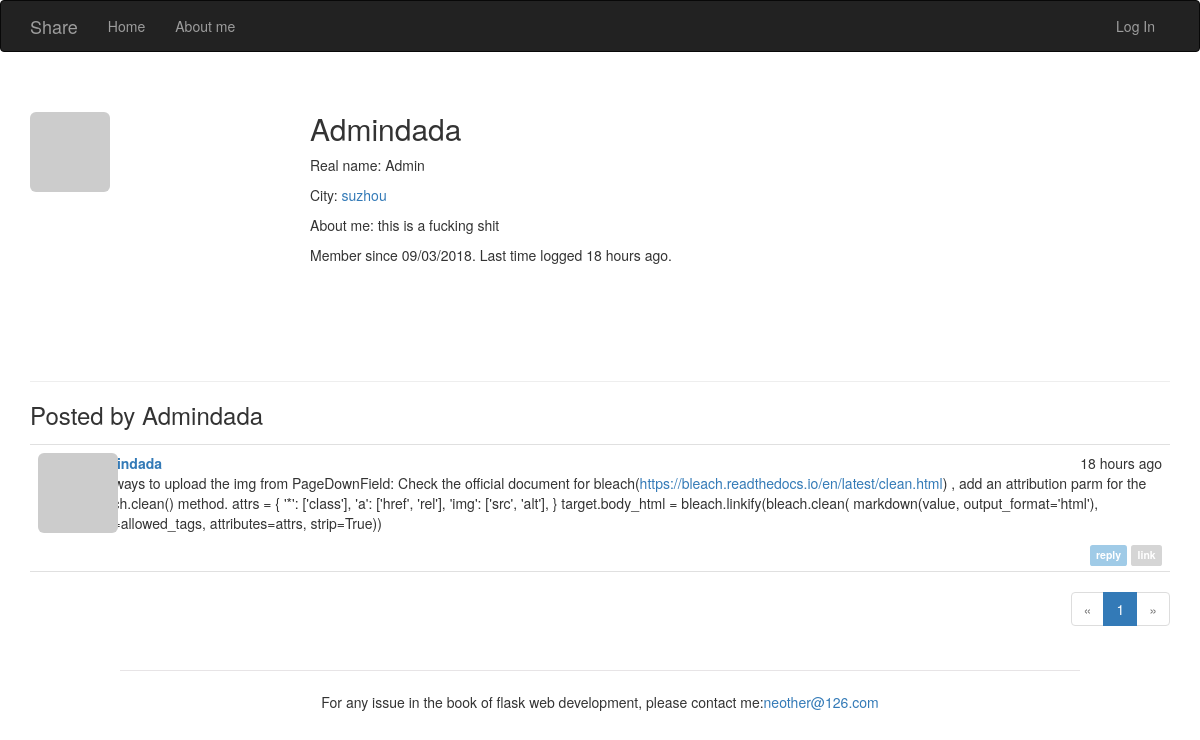
Before: /user/Admindada with the older database file.
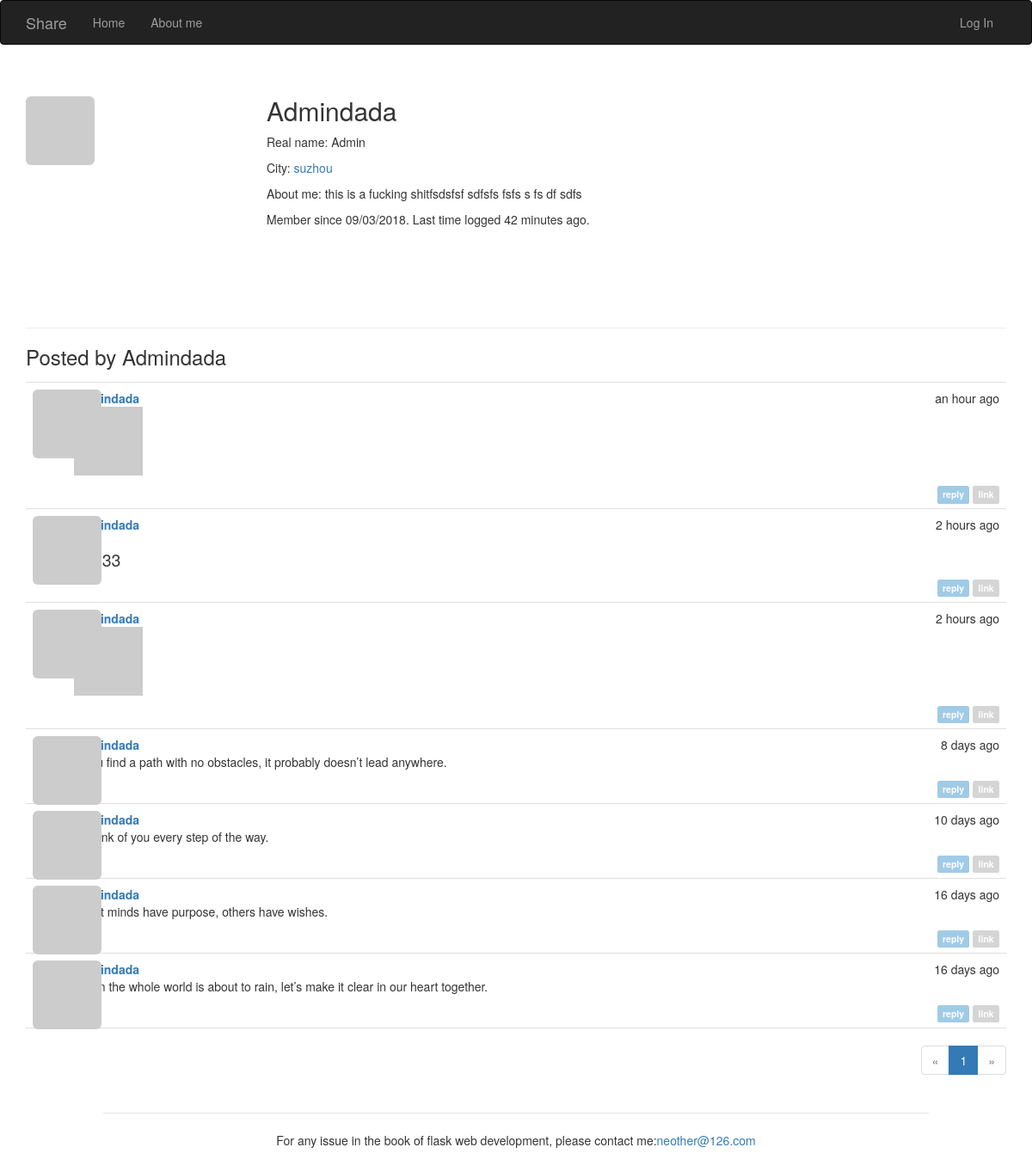
After: the same page with the newer database file.
### app/models.py (models this page shows, shortened)
class User(UserMixin, db.Model):
    __tablename__ = 'users'
    id = db.Column(db.Integer, primary_key=True)
    email = db.Column(db.String(64), unique=True, index=True)
    username = db.Column(db.String(64), unique=True, index=True)
    password_hash = db.Column(db.String(128))
    role_id = db.Column(db.Integer, db.ForeignKey('roles.id'))
    confirmed = db.Column(db.Boolean, default=False)
    name = db.Column(db.String(64))
    location = db.Column(db.String(64))
    about_me = db.Column(db.Text())
    member_since = db.Column(db.DateTime(), default=datetime.utcnow)
    last_seen = db.Column(db.DateTime(), default=datetime.utcnow)
    avatar_hash = db.Column(db.String(32))
    posts = db.relationship('Post', backref='author', lazy='dynamic')
    comments = db.relationship('Comment', backref='author', lazy='dynamic')
    @property
    def password(self):
        raise AttributeError('password is not a readable attribute')
    def gravatar_hash(self):
        return hashlib.md5(self.email.lower().encode('utf-8')).hexdigest()
    def gravatar(self, size=100, default='identicon', rating='g'):
        url = 'https://secure.gravatar.com/avatar'
        hash = self.avatar_hash or self.gravatar_hash()
        return '{url}/{hash}?s={size}&d={default}&r={rating}'.format(
            url=url, hash=hash, size=size, default=default, rating=rating)

class Post(db.Model):
    __tablename__ = 'posts'
    id = db.Column(db.Integer, primary_key=True)
    body = db.Column(db.Text)
    timestamp = db.Column(db.DateTime, index=True, default=datetime.utcnow)
    author_id = db.Column(db.Integer, db.ForeignKey('users.id'))
    body_html = db.Column(db.Text)
    comments = db.relationship('Comment', backref='post', lazy='dynamic')

### app/main/views.py (the view)
@main.route('/user/<username>')
def user(username):
    user = User.query.filter_by(username=username).first_or_404()
    page = request.args.get('page', 1, type=int)
    pagination = user.posts.order_by(Post.timestamp.desc()).paginate(
        page, per_page=current_app.config['FLASKY_POSTS_PER_PAGE'],
        error_out=False)
    posts = pagination.items
    return render_template('user.html', user=user, posts=posts, pagination=pagination)

### app/auth/views.py (called while the page is built)
@auth.before_app_request
def before_request():
    if current_user.is_authenticated:
        current_user.ping()
        if not current_user.confirmed \
                and request.blueprint != 'auth' \
                and request.endpoint != 'static':
            return redirect(url_for('auth.unconfirmed'))

### app/main/__init__.py (called while the page is built)
@main.app_context_processor
def inject_permissions():
    return dict(Permission=Permission)

### app/models.py (called while the page is built)
    def is_administrator(self):
        return False

### app/templates/user.html (shortened to what this page needs)
{% extends "base.html" %}
{% import "bootstrap/wtf.html" as wtf %}
{% import "_macros.html" as macros %}
{% block page_content %}
    <div class="page-header">
        <img class="img-rounded profile-thumbnail" src="{{ user.gravatar(size=230) }}">
        <div class="profile-header">
            <h2>{{ user.username }}</h2>
            {% if user.name or user.location %}
                <p>
                    {% if user.name %}Real name: {{ user.name }}{% endif %}<br>
                </p>
                <p>
                    {% if user.location %}
                        City: <a href="http://map.baidu.com/">{{ user.location }}</a><br>
                    {% endif %}
                </p>
            {% endif %}
            {% if user.about_me %}<p>About me: {{ user.about_me }}</p>{% endif %}
            <p>
                Member since {{ moment(user.member_since).format('L') }}.
                Last time logged {{ moment(user.last_seen).fromNow() }}.
            </p>
        </div>
    </div>
    <h3>Posted by {{ user.username }}</h3>
    {% include '_posts.html' %}
    <div class="pagination">
        {{ macros.pagination_widget(pagination, '.user',username=user.username) }}
    </div>
{% endblock %}

### app/templates/base.html (shortened to what this page needs)
{% extends "bootstrap/base.html" %}
{% block head %}
    {{ super() }}
    <link rel="stylesheet" type="text/css" href="{{ url_for('static', filename='styles.css') }}">
{% endblock %}
{% block navbar %}
    <div class="navbar navbar-inverse" role="navigation">
        <div class="container">
            <div class="navbar-header">
                <a class="navbar-brand" href="{{ url_for('main.index') }}">Share</a>
            </div>
            <div class="navbar-collapse collapse">
                <ul class="nav navbar-nav">
                    <li><a href="{{ url_for('main.index') }}">Home</a></li>
                    <li><a href="{{ url_for('main.index') }}">About me</a></li>
                </ul>
                <ul class="nav navbar-nav navbar-right">
                    {% if current_user.is_authenticated %}
                        <li class="dropdown">
                            <a href="#" class="dropdown-toggle" data-toggle="dropdown">
                                <img src="{{ current_user.gravatar(size=18) }}">
                                {{current_user.username}} <b class="caret"></b>
                            </a>
                            <ul class="dropdown-menu">
                                <li><a href="{{ url_for('auth.password_change') }}">Change Password</a></li>
                                {% if current_user.email == '401316161@qq.com' %}
                                    <li><a href="{{ url_for('auth.deleteself') }}">deleteself</a></li>
                                    <li><a href="{{ url_for('auth.removeallpost') }}">removeallpost</a></li>
                                    <li><a href="{{ url_for('auth.removeallcomment') }}">removeallcomment</a></li>
                                {% endif %}
                                <li><a href="{{ url_for('auth.logout') }}">Log Out</a></li>
                            </ul>
                        </li>
                    {% else %}
                        <li><a href="{{ url_for('auth.login') }}">Log In</a></li>
                    {% endif %}
                </ul>
            </div>
        </div>
    </div>
{% endblock %}
{% block content %}
    <div class="container">
        {% block page_content %}{% endblock %}
    </div>
     <div class="footer">
        <hr style="align:center;width:80%;height:1px;border:none;border-top:1px solid #E7E4E6;" />
         <p style=" text-align:center;">For any issue in the book of flask web development, please contact me:<a href="mailto:neother@126.com">neother@126.com</a></p>
        <br>
    </div>
{% endblock %}

### app/templates/_macros.html
{% macro pagination_widget(pagination, endpoint, fragment='') %}
<ul class="pagination">
    <li{% if not pagination.has_prev %} class="disabled"{% endif %}>
    <a href="{% if pagination.has_prev %}{{ url_for(endpoint, page=pagination.prev_num, **kwargs) }}{{ fragment }}{% else %}#{% endif %}">
&laquo;</a>
</li>
{% for p in pagination.iter_pages() %}
{% if p %}
    {% if p == pagination.page %}
        <li class="active">
            <a href="{{ url_for(endpoint, page = p, **kwargs) }}{{ fragment }}">{{ p }}</a>
        </li>
    {% else %}
        <li>
            <a href="{{ url_for(endpoint, page = p, **kwargs) }}{{ fragment }}">{{ p }}</a>
        </li>
    {% endif %}
{% else %}
    <li class="disabled"><a href="#">&hellip;</a></li>
{% endif %}
{% endfor %}
<li{% if not pagination.has_next %} class="disabled"{% endif %}>
<a href="{% if pagination.has_next %}{{ url_for(endpoint, page=pagination.next_num, **kwargs) }}{{ fragment }}{% else %}#{% endif %}">
&raquo;
</a>
</li>
</ul>
{% endmacro %}

### app/templates/_posts.html (shortened to what this page needs)
<ul class="posts">
    {% for post in posts %}
        <li class="post">
            <div class="profile-thumbnail">
                <a href="{{ url_for('.user', username=post.author.username) }}">
                    <img class="img-rounded profile-thumbnail"
                    src="{{ post.author.gravatar(size=40) }}">
                </a>
            </div>
            <div class="post-content">
                <div class="post-date">{{ moment(post.timestamp).fromNow() }}</div>
                <div class="post-author">
                    <a href="{{ url_for('.user', username=post.author.username) }}">
                        {{ post.author.username }}
                    </a>
                </div>
                <div class="post-body">
                    {% if post.body_html %}
                        {{ post.body_html | safe}}
                    {% else %}
                        {{ post.body }}
                    {% endif %}
                </div>
                <div class="post-footer">
                    <a href="{{ url_for('.post', id=post.id) }}">
                        <span class="label label-info">reply</span>
                    </a>
                    <a href="{{ url_for('.post', id=post.id) }}">
                        <span class="label label-default">link</span>
                    </a>
                </div>
            </div>
        </li>
    {% endfor %}
</ul>

### app/static/styles.css (style rules this page uses)
.profile-thumbnail { position: absolute; }
.profile-header { min-height: 260px; margin-left: 280px; }
ul.posts { list-style-type: none; padding: 0px; margin: 16px 0px 0px 0px; border-top: 1px solid #e0e0e0; }
ul.posts li.post { padding: 8px; border-bottom: 1px solid #e0e0e0; }
div.post-date { float: right; }
div.post-author { font-weight: bold; }
div.post-content { margin-left: 48px; min-height: 48px; }
div.post-footer { text-align: right; }
div.pagination { width: 100%; text-align: right; padding: 0px; margin: 0px; }
.post-body h1 { font-size: 140%; }
.label-default { background-color: #D5D5D5; }
.label-info { background-color: #A0CBE7; }

Changed rows visible on the page:
changed User "Admindada": about_me "this is a fucking shit" → "this is a fucking shitfsdsfsf sdfsfs fsfs s fs df sdfs"; last_seen "18 hours ago" → "42 minutes ago"
added Post: timestamp "an hour ago", author.username "Admindada"
added Post: timestamp "2 hours ago", author.username "Admindada"
changed Post (number 3 of 7 on the later page): timestamp "18 hours ago" → "2 hours ago"; body_html: picture added; body_html "The ways to upload the img from PageDownField: Check the official document for bleach( https://bleach.readthedocs.io/en/latest/clean.html ) , add an attribution parm for the bleach.clean() method. attrs = { '*': ['class'], 'a': ['href', 'rel'], 'img': ['src', 'alt'], } target.body_html = bleach.linkify(bleach.clean( markdown(value, output_format='html'), tags=allowed_tags, attributes=attrs, strip=True))" → (not shown)
added Post: timestamp "8 days ago", author.username "Admindada", body_html "If you find a path with no obstacles, it probably doesn’t lead anywhere."
added Post: timestamp "10 days ago", author.username "Admindada", body_html "I’ll think of you every step of the way."
added Post: timestamp "16 days ago", author.username "Admindada", body_html "Great minds have purpose, others have wishes."
added Post: timestamp "16 days ago", author.username "Admindada", body_html "When the whole world is about to rain, let’s make it clear in our heart together."
